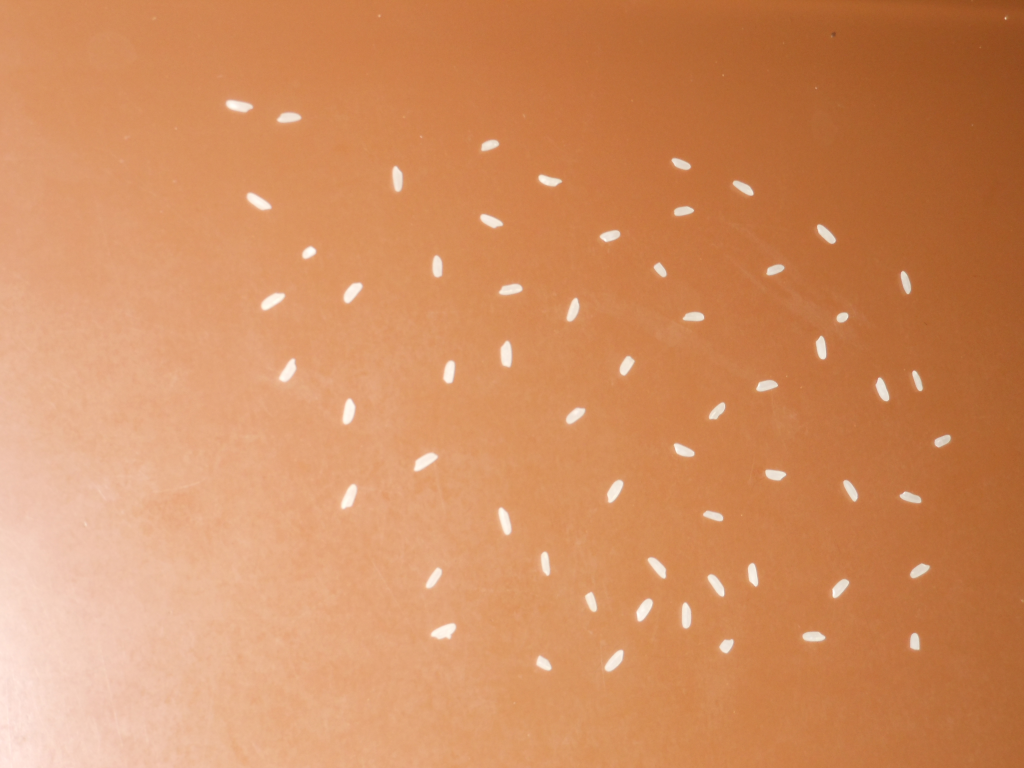
#> input picture counting/60.bmp, 1024 x 768 px
$ python counting.py
#> lines starting #> are read from the running program, lines starting #| are printed output that depends on the picture; after the words box and inside, x2 and y2 are one past the last pixel; in counts of white or black regions, pixels touching at a corner belong together
#===============================================================================
# Contagem de arroz
#-------------------------------------------------------------------------------
# Universidade Tecnológica Federal do Paraná
#-------------------------------------------------------------------------------
# Aluno: Ricardo S. Borges
#===============================================================================

import sys
import numpy as np
import cv2

#===============================================================================

INPUT_IMAGE =  '60.bmp'

#===============================================================================

# implementação de rotulagem do trabalho 1
def flood_fill(img, x0, y0, label):
    global t, l, b, r
    global n_pixels

    if x0 < 0 or x0 >= img.shape[0] or y0 < 0 or y0 >= img.shape[1]:
        return

    if img[x0, y0] != -1.0:
        return

    stack = [(x0, y0)]

    while stack:
        x, y = stack.pop()

        if x < 0 or x >= img.shape[0] or y < 0 or y >= img.shape[1]:
            continue

        if img[x, y] != -1.0:
            continue

        n_pixels += 1
        t = min(t, x)
        l = min(l, y)
        b = max(b, x)
        r = max(r, y)

        img[x, y] = label

        stack.append((x+1, y))
        stack.append((x-1, y))
        stack.append((x, y+1))
        stack.append((x, y-1))

def rotula (img, largura_min, altura_min, n_pixels_min):
    global t, l, b, r
    global n_pixels

    img = np.where(img == 1.0, -1.0, 0.0)
    componentes = []
    label = 0

    for linha in range(img.shape[0]):
        for coluna in range(img.shape[1]):
            t, l = linha, coluna
            b, r = 0, 0
            n_pixels = 0

            if img[linha, coluna] == -1.0:
                label += 1
                flood_fill(img, linha, coluna, label)
                if n_pixels >= n_pixels_min and (r - l) > largura_min and (b - t) > altura_min:
                    componentes.append(n_pixels)

    return componentes

#-------------------------------------------------------------------------------

# procura a moda das categorias de tamanho de arroz,
# verifica se há múltiplos e calcula tamanho médio
def calcula_tamanho_arroz(componentes, intervalo=25):
    categorias = {}

    for valor in componentes:
        categoria = (valor // intervalo) * intervalo
        if categoria not in categorias:
            categorias[categoria] = 0
        categorias[categoria] += 1

    categoria_max = max(categorias, key=categorias.get)

    print('\nDistribuição por categorias:')
    print(categorias, '\n')

    threshold = categorias[categoria_max] * 0.3

    for cat in categorias.keys():
        if cat < categoria_max and categorias[cat] >= threshold:
            ratio = categoria_max / cat if cat > 0 else 0
            if 1.5 <= ratio <= 3.5:
                print(f'Categoria {categoria_max} pode ser múltiplo de {cat}\n')
                categoria_max = cat
                break

    componentes_categoria = [c for c in componentes if categoria_max - intervalo < c < categoria_max + (2 * intervalo)]
    tamanho_medio = sum(componentes_categoria) / len(componentes_categoria)

    return tamanho_medio

# caso seja consideravelmente maior que tamanho médio, divide
def calcula_numero_arroz(componentes, tamanho_medio):
    n_arroz = 0
    for c in componentes:
        if c > tamanho_medio * 1.3:
            n_arroz += round(c / tamanho_medio)
        else:
            n_arroz += 1
    return n_arroz

#===============================================================================

def main():
    img = cv2.imread(INPUT_IMAGE, cv2.IMREAD_GRAYSCALE)
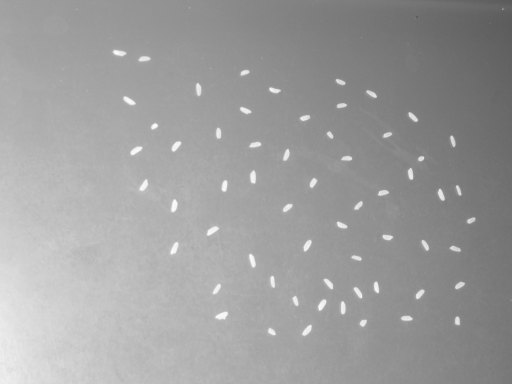
#> img: shape (768, 1024) (shown at 1/2 size); min 85, max 253, mean 156.9
    if img is None:
        print('Erro abrindo a imagem.\n')
        sys.exit()

    # processamento para separar background e foreground
    norm = cv2.normalize(img, None, 0, 255, cv2.NORM_MINMAX)
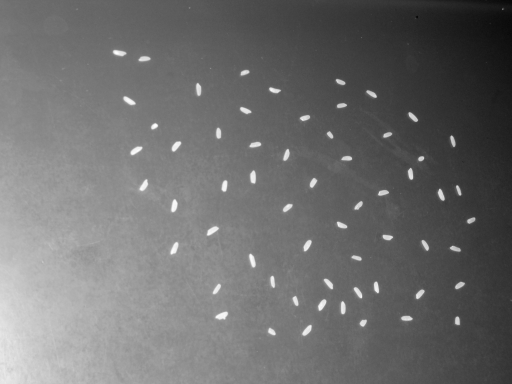
#> norm: shape (768, 1024) (shown at 1/2 size); min 0, max 255, mean 109.2
    blur = cv2.GaussianBlur(norm, (49, 49), 0)
    thresh = cv2.adaptiveThreshold(blur, 255, cv2.ADAPTIVE_THRESH_GAUSSIAN_C, cv2.THRESH_BINARY, 19, 0)
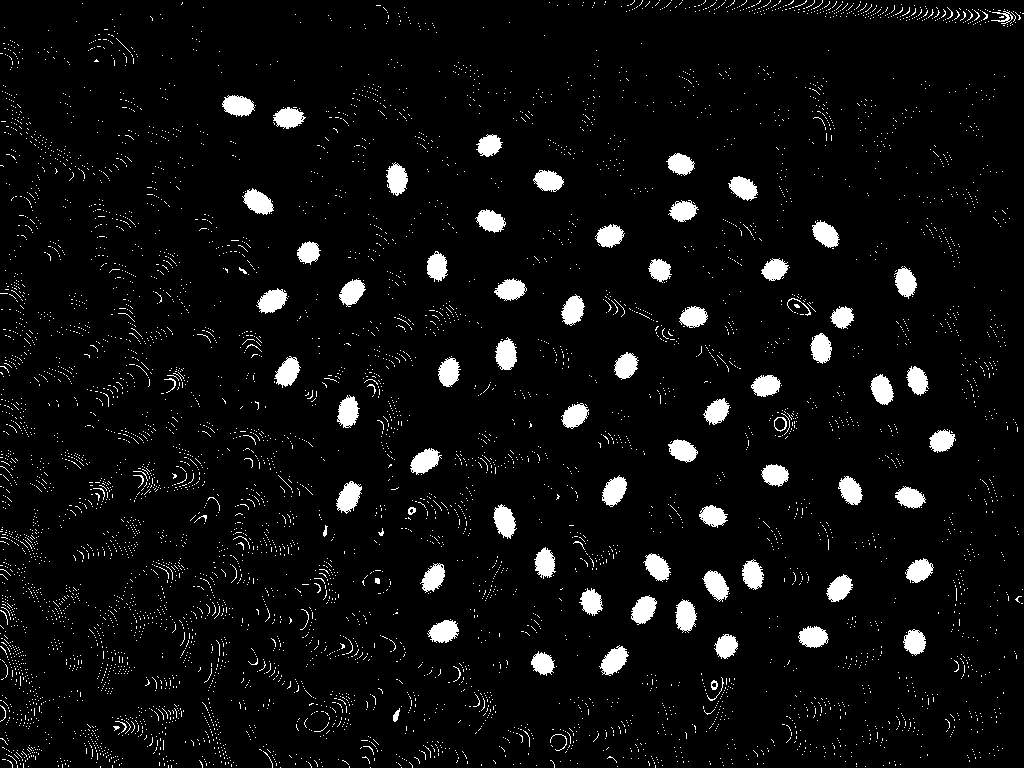
#> thresh: shape (768, 1024); 5.1% white; 6200 white regions (6106 under 20 px), largest, box (x1, y1, x2, y2) and area: (493, 504, 517, 539) 522, (336, 481, 362, 514) 519, (599, 645, 629, 676) 516
    erode = cv2.erode(thresh, None, iterations=3)
#> erode: shape (768, 1024); 1.4% white; 60 white regions, largest, box (x1, y1, x2, y2) and area: (499, 344, 513, 366) 218, (497, 510, 511, 533) 213, (227, 99, 250, 112) 212
    dilate = cv2.dilate(erode, None, iterations=2)
#> dilate: shape (768, 1024); 2.5% white; 60 white regions, largest, box (x1, y1, x2, y2) and area: (497, 342, 515, 368) 378, (495, 508, 513, 535) 377, (246, 192, 271, 212) 374

    # rotulagem e ordenação dos componentes
    img_float = dilate.astype(np.float32) / 255.0
    componentes = rotula(img_float, 3, 3, 9)
#> after the loop in rotula, `for linha in range(img.shape[0]):`:
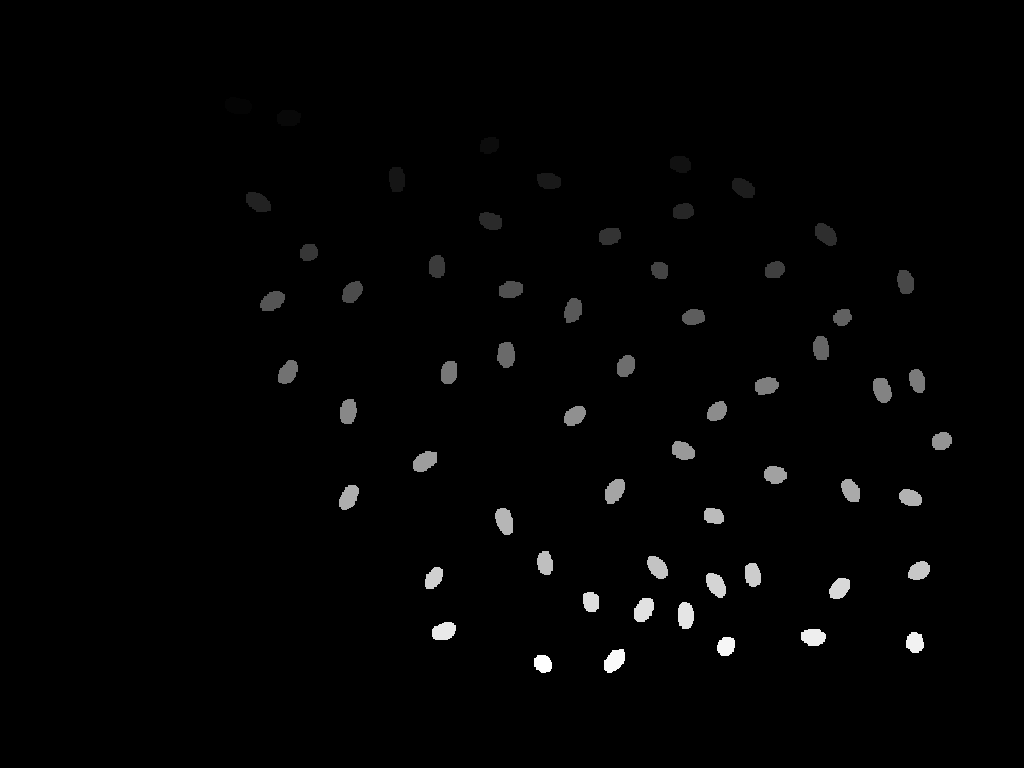
#> img: shape (768, 1024) float64; min 0, max 60, mean 0.8; drawn with min black and max white
#> after the loop in rotula, `for linha in range(img.shape[0]):`: componentes = 60 values, max 378 at index 24, min 245 at index 15, mean 325.6; label = 60
    componentes.sort()

    # cálculo do tamanho médio e estimativa de quantidade de arroz
    tamanho_medio = int(calcula_tamanho_arroz(componentes))
#> the loop in calcula_tamanho_arroz, `for valor in componentes:` made 60 passes
#> (valor, categoria) on passes 1 to 8: (245, 225), (248, 225), (257, 250), (263, 250), (266, 250), (270, 250), (277, 275), (279, 275)
#> after the loop in calcula_tamanho_arroz, `for valor in componentes:`: categorias = {225: 2, 250: 4, 275: 9, 300: 11, 325: 18, 350: 14, 375: 2}
#> in calcula_tamanho_arroz, `categoria_max = max(categorias, key=categorias.get)`: categoria_max = 325
#| {225: 2, 250: 4, 275: 9, 300: 11, 325: 18, 350: 14, 375: 2}
#> in calcula_tamanho_arroz, `threshold = categorias[categoria_max] * 0.3`: threshold = 5.4
#> the loop in calcula_tamanho_arroz, `for cat in categorias.keys():` made 7 passes
#> (cat, ratio) on passes 3 to 4: (275, 1.18), (300, 1.08)
#> after the loop in calcula_tamanho_arroz, `for cat in categorias.keys():`: categoria_max = 325; ratio = 1.08
#> in calcula_tamanho_arroz, `componentes_categoria = [c for c in componentes if categoria_max - int..`: componentes_categoria = 43 values from 305 to 374
#> in calcula_tamanho_arroz, `tamanho_medio = sum(componentes_categoria) / len(componentes_categoria)`: tamanho_medio = 340.3
#> tamanho_medio = 340
    n_arroz = calcula_numero_arroz(componentes, tamanho_medio)
#> the loop in calcula_numero_arroz, `for c in componentes:` made 60 passes
#> c on passes 1 to 8: 245, 248, 257, 263, 266, 270, 277, 279
#> after the loop in calcula_numero_arroz, `for c in componentes:`: n_arroz = 60
#> n_arroz = 60

    print(f'Tamanho médio estimado: {tamanho_medio}\n')
#| Tamanho médio estimado: 340
    print(f'Número estimado de arroz: {n_arroz}\n')
#| Número estimado de arroz: 60

    cv2.imshow('Original', img)
    cv2.imshow('Blur', blur)
    cv2.imshow('Thresh', thresh)
    cv2.imshow('Erode', erode)
    cv2.imshow('Dilate', dilate)

    cv2.waitKey()
    cv2.destroyAllWindows()

if __name__ == '__main__':
    main()

#===============================================================================

$ run again, with counting/114.bmp copied over counting/60.bmp
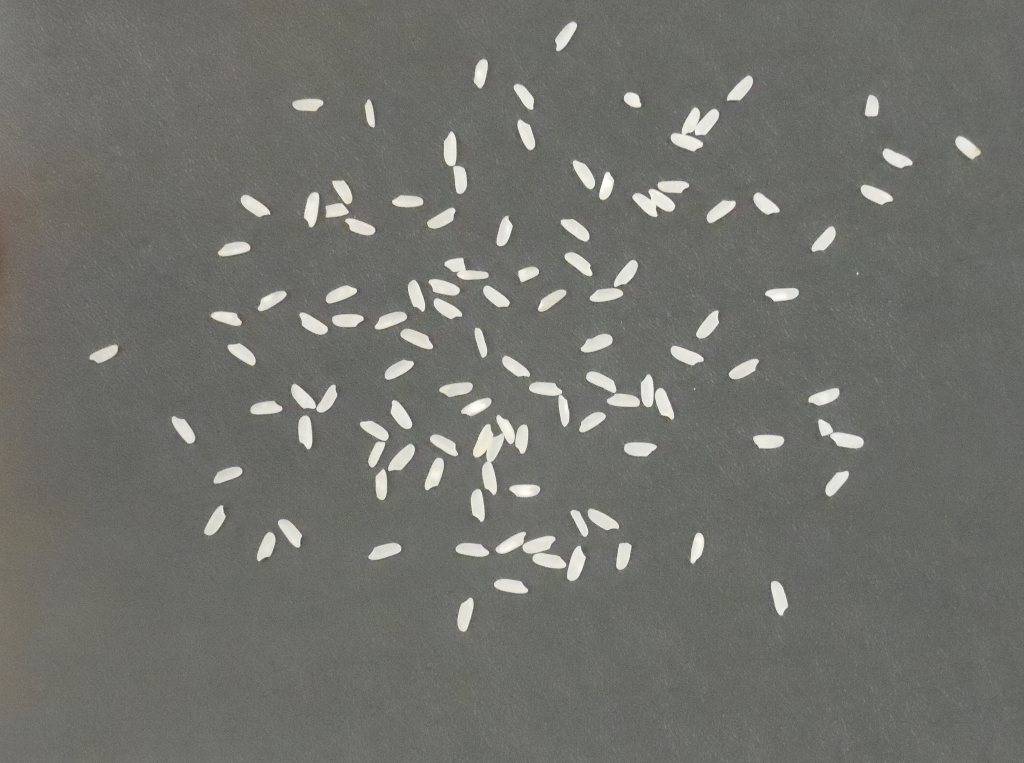
#> input picture counting/114.bmp, 1024 x 763 px
#> in main, `thresh = cv2.adaptiveThreshold(blur, 255, cv2.ADAPTIVE_THRESH_GAUSSIAN..`:
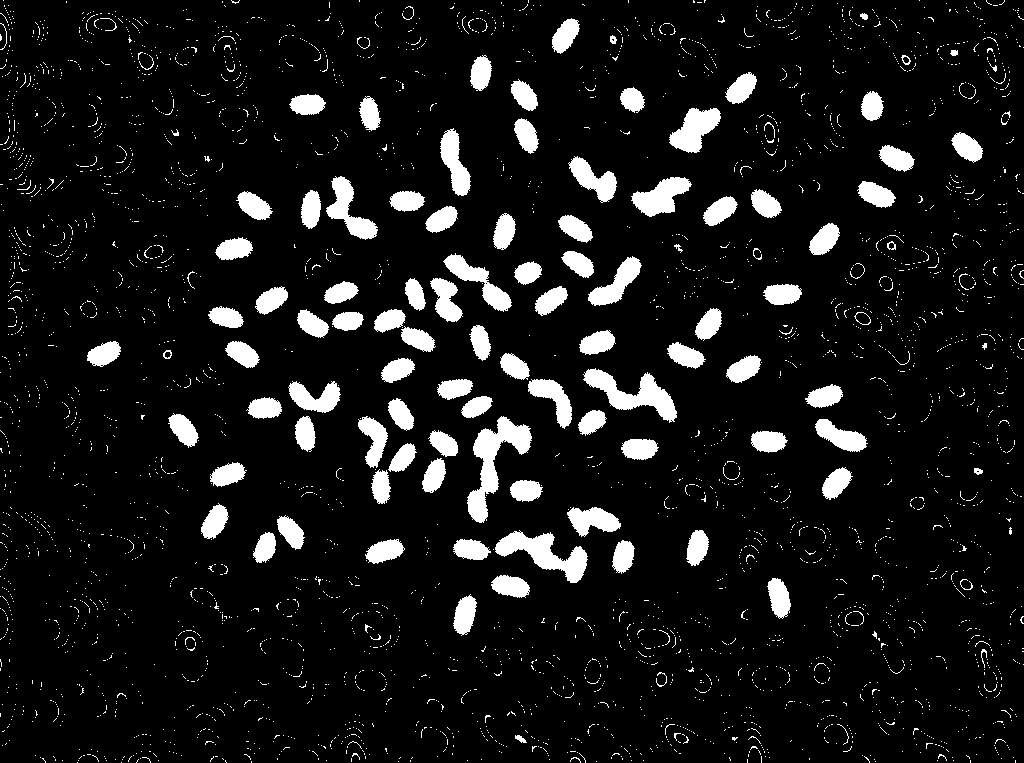
#> thresh: shape (763, 1024); 9% white; 3793 white regions (3667 under 20 px), largest, box (x1, y1, x2, y2) and area: (467, 416, 532, 523) 2474, (495, 530, 588, 583) 2032, (583, 368, 677, 423) 2002
#> erode: shape (763, 1024); 3.5% white; 89 white regions, largest, box (x1, y1, x2, y2) and area: (499, 536, 584, 580) 988, (588, 373, 673, 417) 962, (477, 420, 528, 489) 952
#> dilate: shape (763, 1024); 6% white; 87 white regions, largest, box (x1, y1, x2, y2) and area: (469, 418, 530, 521) 1966, (497, 534, 586, 582) 1632, (586, 371, 675, 419) 1598
#> after the loop in rotula, `for linha in range(img.shape[0]):`:
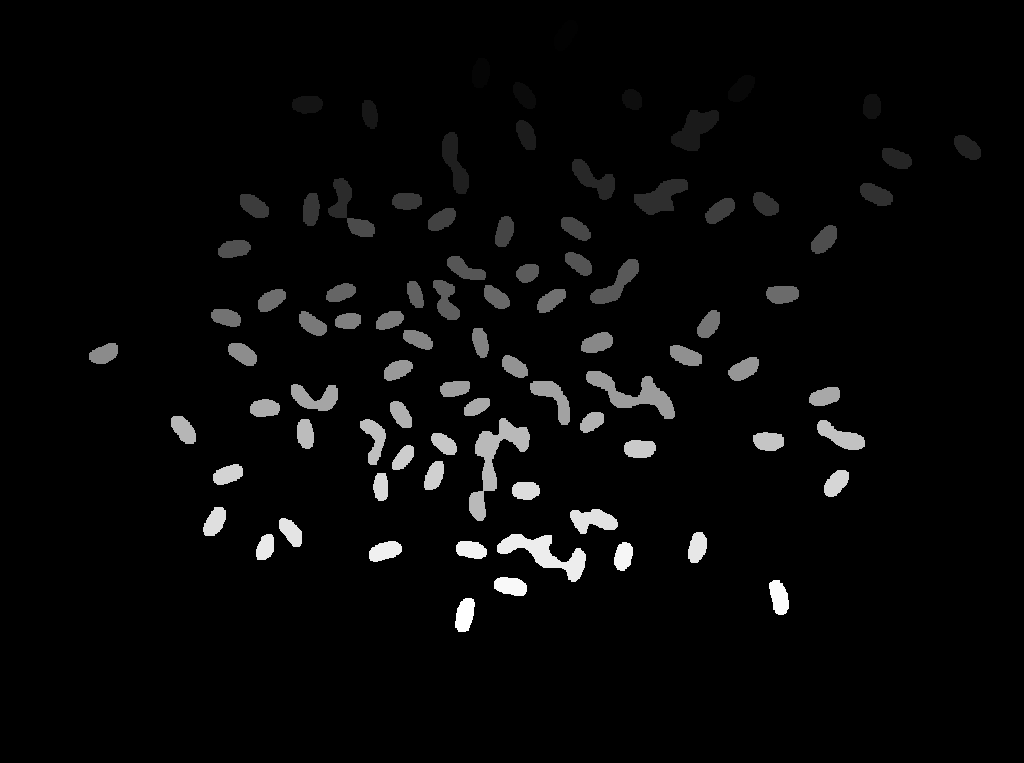
#> img: shape (763, 1024) float64; min 0, max 88, mean 2.7; drawn with min black and max white
#> after the loop in rotula, `for linha in range(img.shape[0]):`: componentes = 88 values, max 1966 at index 63, min 334 at index 4, mean 531.8; label = 88
#> the loop in calcula_tamanho_arroz, `for valor in componentes:` made 88 passes
#> (valor, categoria) on passes 1 to 8: (334, 325), (338, 325), (342, 325), (344, 325), (351, 350), (352, 350), (358, 350), (359, 350)
#> after the loop in calcula_tamanho_arroz, `for valor in componentes:`: categorias = 21 items
#> in calcula_tamanho_arroz, `categoria_max = max(categorias, key=categorias.get)`: categoria_max = 425
#| {325: 4, 350: 6, 375: 4, 400: 13, 425: 15, 450: 13, 475: 13, 500: 4, 525: 1, 575: 1, 600: 1, 625: 1, 725: 1, 750: 3, 800: 1, 875: 2, 1075: 1, 1100: 1, 1575: 1, 1625: 1, 1950: 1}
#> threshold = 4.5
#> the loop in calcula_tamanho_arroz, `for cat in categorias.keys():` made 21 passes
#> (cat, ratio) on passes 2, 4: (350, 1.21), (400, 1.06)
#> after the loop in calcula_tamanho_arroz, `for cat in categorias.keys():`: categoria_max = 425; ratio = 1.06
#> componentes_categoria = 40 values from 403 to 469
#> in calcula_tamanho_arroz, `tamanho_medio = sum(componentes_categoria) / len(componentes_categoria)`: tamanho_medio = 438.6
#> in main, `tamanho_medio = int(calcula_tamanho_arroz(componentes))`: tamanho_medio = 438
#> the loop in calcula_numero_arroz, `for c in componentes:` made 88 passes
#> (c, n_arroz) on passes 1 to 8: (334, 1), (338, 2), (342, 3), (344, 4), (351, 5), (352, 6), (358, 7), (359, 8)
#> after the loop in calcula_numero_arroz, `for c in componentes:`: n_arroz = 107
#| Tamanho médio estimado: 438
#| Número estimado de arroz: 107
